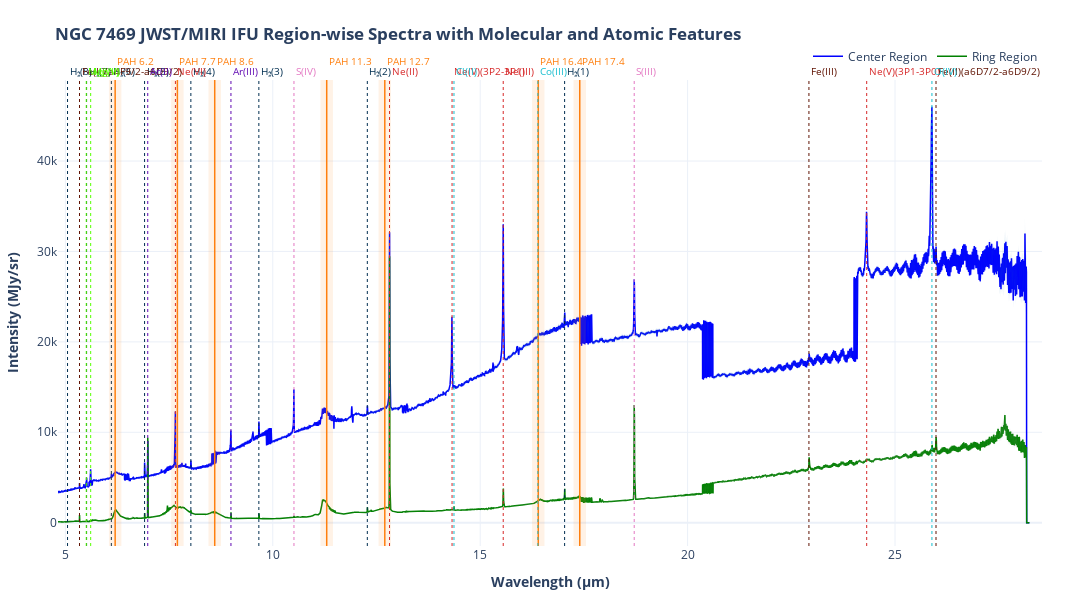

The notebook cell saved with this chart:
### Markdown cell above
### 📈 Plotting the spectral lines:

### Code cell
import plotly.graph_objects as go
import numpy as np

# Initialize figure
fig = go.Figure(layout=dict(
    width=1280,
    height=600,
    template='plotly_white'
))

colors = ['blue', 'green', 'orange', 'purple', 'red']  # Add more if needed

# Plot region-wise spectrum and error bands
for idx, (region_name, data) in enumerate(region_spectra.items()):
    wavelength = np.array(data["wavelength"])
    spectrum = np.array(data["spectrum"])
    error = np.array(data["error"])

    # Add spectrum line
    fig.add_trace(go.Scatter(
        x=wavelength,
        y=spectrum,
        mode='lines',
        line=dict(color=colors[idx % len(colors)], width=1.5),
        name=region_name,
        hovertemplate='λ: %{x:.3f} μm<br>Intensity: %{y:.2f} MJy/sr<extra></extra>'
    ))

    # Add uncertainty band
    fig.add_trace(go.Scatter(
        x=np.concatenate([wavelength, wavelength[::-1]]),
        y=np.concatenate([spectrum + error, (spectrum - error)[::-1]]),
        fill='toself',
        fillcolor='rgba(31, 119, 180, 0.2)' if colors[idx % len(colors)] == 'blue' else 'rgba(150, 150, 150, 0.2)',
        line=dict(color='rgba(255,255,255,0)'),
        hoverinfo='skip',
        name=f'{region_name} Uncertainty',
        showlegend=False
    ))

# Define features
features = {
    'PAHs': {'PAH 6.2': 6.2, 'PAH 7.7': 7.7, 'PAH 8.6': 8.6, 'PAH 11.3': 11.3, 'PAH 12.7': 12.7, 'PAH 16.4': 16.4, 'PAH 17.4': 17.4,},
    'H₂': {'H₂(1)': 17.035, 'H₂(2)': 12.279, 'H₂(3)': 9.664, 'H₂(4)': 8.025, 'H₂(5)': 6.909, 'H₂(6)': 6.108, 'H₂(7)': 5.511, 'H₂(8)': 5.052 },
    'Neon': {'Ne(II)': 12.81354, 'Ne(III)': 15.55505, 'Ne(V)(3P2-3P1)': 14.32168, 'Ne(V)(3P1-3P0)': 24.3175, 'Ne(VI)': 7.6524,},
    'Iron': {'Fe(III)': 22.925, 'Fe(II)(a6D7/2-a6D9/2)': 25.98839, 'Fe(II)(a4F9/2-a6D9/2)': 5.340169,},
    'Suphur': {'S(III)': 18.71303, 'S(IV)': 10.51049,},
    'Argon': {'Ar(II)': 6.985274, 'Ar(III)': 8.99138,},
    'Magnesium': {'Mg(V)': 5.6098, 'Mg(VII)': 5.5033,},
    'Other': {'Cl(II)': 14.3678, 'O(IV)': 25.8903, 'Co(III)': 16.391,},
}

# Feature line colors
colors_features = {
    'PAHs': '#FF7F0E',
    'H₂': "#002E50",
    'Neon': "#D62728",
    'Iron': "#601303",
    'Suphur': '#E377C2',
    'Argon': "#6009B2",
    'Magnesium': '#56FF01',
    'Other': '#17BECF',
}

# Add vertical lines and annotations
for category, lines in features.items():
    for name, wl in lines.items():
        fig.add_vline(
            x=wl,
            line=dict(
                color=colors_features[category],
                width=1.5 if category == 'PAHs' else 1,
                dash='solid' if category == 'PAHs' else 'dot'
            ),
            annotation=dict(
                text=name,
                yanchor='bottom',
                font=dict(size=10, color=colors_features[category]),
                yshift=10 if category == 'PAHs' else 0
            )
        )

# Highlight PAH bands as shaded regions
for wl in [6.2, 7.7, 8.6, 11.3, 12.7, 16.4, 17.4]:
    fig.add_vrect(
        x0=wl - 0.15, x1=wl + 0.15,
        fillcolor=colors_features['PAHs'],
        opacity=0.1,
        line_width=0
    )

# Final layout
fig.update_layout(
    title='<b>NGC 7469 JWST/MIRI IFU Region-wise Spectra with Molecular and Atomic Features</b>',
    xaxis_title='<b>Wavelength (μm)</b>',
    yaxis_title='<b>Intensity (MJy/sr)</b>',
    hovermode='x unified',
    legend=dict(
        orientation='h',
        yanchor='bottom',
        y=1.02,
        xanchor='right',
        x=1
    ),
    margin=dict(l=50, r=50, b=50, t=80)
)

# Show figure
fig.show()

### Figure 1 — Plotly figure (JSON) as saved in the notebook; plotly's stock layout.template omitted (floating-point values rounded to 4 significant figures; data arrays with more than 128 entries replaced by an {"elided": "..."} marker saying what was removed)
{"data": [{"hovertemplate": "λ: %{x:.3f} μm<br>Intensity: %{y:.2f} MJy/sr<extra></extra>", "line": {"color": "blue", "width": 1.5}, "mode": "lines", "name": "Center Region", "type": "scatter", "x": {"elided": "11637 float values"}, "y": {"elided": "11637 float values"}}, {"fill": "toself", "fillcolor": "rgba(31, 119, 180, 0.2)", "hoverinfo": "skip", "line": {"color": "rgba(255,255,255,0)"}, "name": "Center Region Uncertainty", "showlegend": false, "type": "scatter", "x": {"elided": "23274 float values"}, "y": {"elided": "23274 float values"}}, {"hovertemplate": "λ: %{x:.3f} μm<br>Intensity: %{y:.2f} MJy/sr<extra></extra>", "line": {"color": "green", "width": 1.5}, "mode": "lines", "name": "Ring Region", "type": "scatter", "x": {"elided": "11637 float values"}, "y": {"elided": "11637 float values"}}, {"fill": "toself", "fillcolor": "rgba(150, 150, 150, 0.2)", "hoverinfo": "skip", "line": {"color": "rgba(255,255,255,0)"}, "name": "Ring Region Uncertainty", "showlegend": false, "type": "scatter", "x": {"elided": "23274 float values"}, "y": {"elided": "23274 float values"}}], "layout": {"annotations": [{"font": {"color": "#FF7F0E", "size": 10}, "showarrow": false, "text": "PAH 6.2", "x": 6.2, "xanchor": "left", "xref": "x", "y": 1, "yanchor": "bottom", "yref": "y domain", "yshift": 10}, {"font": {"color": "#FF7F0E", "size": 10}, "showarrow": false, "text": "PAH 7.7", "x": 7.7, "xanchor": "left", "xref": "x", "y": 1, "yanchor": "bottom", "yref": "y domain", "yshift": 10}, {"font": {"color": "#FF7F0E", "size": 10}, "showarrow": false, "text": "PAH 8.6", "x": 8.6, "xanchor": "left", "xref": "x", "y": 1, "yanchor": "bottom", "yref": "y domain", "yshift": 10}, {"font": {"color": "#FF7F0E", "size": 10}, "showarrow": false, "text": "PAH 11.3", "x": 11.3, "xanchor": "left", "xref": "x", "y": 1, "yanchor": "bottom", "yref": "y domain", "yshift": 10}, {"font": {"color": "#FF7F0E", "size": 10}, "showarrow": false, "text": "PAH 12.7", "x": 12.7, "xanchor": "left", "xref": "x", "y": 1, "yanchor": "bottom", "yref": "y domain", "yshift": 10}, {"font": {"color": "#FF7F0E", "size": 10}, "showarrow": false, "text": "PAH 16.4", "x": 16.4, "xanchor": "left", "xref": "x", "y": 1, "yanchor": "bottom", "yref": "y domain", "yshift": 10}, {"font": {"color": "#FF7F0E", "size": 10}, "showarrow": false, "text": "PAH 17.4", "x": 17.4, "xanchor": "left", "xref": "x", "y": 1, "yanchor": "bottom", "yref": "y domain", "yshift": 10}, {"font": {"color": "#002E50", "size": 10}, "showarrow": false, "text": "H₂(1)", "x": 17.04, "xanchor": "left", "xref": "x", "y": 1, "yanchor": "bottom", "yref": "y domain", "yshift": 0}, {"font": {"color": "#002E50", "size": 10}, "showarrow": false, "text": "H₂(2)", "x": 12.28, "xanchor": "left", "xref": "x", "y": 1, "yanchor": "bottom", "yref": "y domain", "yshift": 0}, {"font": {"color": "#002E50", "size": 10}, "showarrow": false, "text": "H₂(3)", "x": 9.664, "xanchor": "left", "xref": "x", "y": 1, "yanchor": "bottom", "yref": "y domain", "yshift": 0}, {"font": {"color": "#002E50", "size": 10}, "showarrow": false, "text": "H₂(4)", "x": 8.025, "xanchor": "left", "xref": "x", "y": 1, "yanchor": "bottom", "yref": "y domain", "yshift": 0}, {"font": {"color": "#002E50", "size": 10}, "showarrow": false, "text": "H₂(5)", "x": 6.909, "xanchor": "left", "xref": "x", "y": 1, "yanchor": "bottom", "yref": "y domain", "yshift": 0}, {"font": {"color": "#002E50", "size": 10}, "showarrow": false, "text": "H₂(6)", "x": 6.108, "xanchor": "left", "xref": "x", "y": 1, "yanchor": "bottom", "yref": "y domain", "yshift": 0}, {"font": {"color": "#002E50", "size": 10}, "showarrow": false, "text": "H₂(7)", "x": 5.511, "xanchor": "left", "xref": "x", "y": 1, "yanchor": "bottom", "yref": "y domain", "yshift": 0}, {"font": {"color": "#002E50", "size": 10}, "showarrow": false, "text": "H₂(8)", "x": 5.052, "xanchor": "left", "xref": "x", "y": 1, "yanchor": "bottom", "yref": "y domain", "yshift": 0}, {"font": {"color": "#D62728", "size": 10}, "showarrow": false, "text": "Ne(II)", "x": 12.81, "xanchor": "left", "xref": "x", "y": 1, "yanchor": "bottom", "yref": "y domain", "yshift": 0}, {"font": {"color": "#D62728", "size": 10}, "showarrow": false, "text": "Ne(III)", "x": 15.56, "xanchor": "left", "xref": "x", "y": 1, "yanchor": "bottom", "yref": "y domain", "yshift": 0}, {"font": {"color": "#D62728", "size": 10}, "showarrow": false, "text": "Ne(V)(3P2-3P1)", "x": 14.32, "xanchor": "left", "xref": "x", "y": 1, "yanchor": "bottom", "yref": "y domain", "yshift": 0}, {"font": {"color": "#D62728", "size": 10}, "showarrow": false, "text": "Ne(V)(3P1-3P0)", "x": 24.32, "xanchor": "left", "xref": "x", "y": 1, "yanchor": "bottom", "yref": "y domain", "yshift": 0}, {"font": {"color": "#D62728", "size": 10}, "showarrow": false, "text": "Ne(VI)", "x": 7.652, "xanchor": "left", "xref": "x", "y": 1, "yanchor": "bottom", "yref": "y domain", "yshift": 0}, {"font": {"color": "#601303", "size": 10}, "showarrow": false, "text": "Fe(III)", "x": 22.93, "xanchor": "left", "xref": "x", "y": 1, "yanchor": "bottom", "yref": "y domain", "yshift": 0}, {"font": {"color": "#601303", "size": 10}, "showarrow": false, "text": "Fe(II)(a6D7/2-a6D9/2)", "x": 25.99, "xanchor": "left", "xref": "x", "y": 1, "yanchor": "bottom", "yref": "y domain", "yshift": 0}, {"font": {"color": "#601303", "size": 10}, "showarrow": false, "text": "Fe(II)(a4F9/2-a6D9/2)", "x": 5.34, "xanchor": "left", "xref": "x", "y": 1, "yanchor": "bottom", "yref": "y domain", "yshift": 0}, {"font": {"color": "#E377C2", "size": 10}, "showarrow": false, "text": "S(III)", "x": 18.71, "xanchor": "left", "xref": "x", "y": 1, "yanchor": "bottom", "yref": "y domain", "yshift": 0}, {"font": {"color": "#E377C2", "size": 10}, "showarrow": false, "text": "S(IV)", "x": 10.51, "xanchor": "left", "xref": "x", "y": 1, "yanchor": "bottom", "yref": "y domain", "yshift": 0}, {"font": {"color": "#6009B2", "size": 10}, "showarrow": false, "text": "Ar(II)", "x": 6.985, "xanchor": "left", "xref": "x", "y": 1, "yanchor": "bottom", "yref": "y domain", "yshift": 0}, {"font": {"color": "#6009B2", "size": 10}, "showarrow": false, "text": "Ar(III)", "x": 8.991, "xanchor": "left", "xref": "x", "y": 1, "yanchor": "bottom", "yref": "y domain", "yshift": 0}, {"font": {"color": "#56FF01", "size": 10}, "showarrow": false, "text": "Mg(V)", "x": 5.61, "xanchor": "left", "xref": "x", "y": 1, "yanchor": "bottom", "yref": "y domain", "yshift": 0}, {"font": {"color": "#56FF01", "size": 10}, "showarrow": false, "text": "Mg(VII)", "x": 5.503, "xanchor": "left", "xref": "x", "y": 1, "yanchor": "bottom", "yref": "y domain", "yshift": 0}, {"font": {"color": "#17BECF", "size": 10}, "showarrow": false, "text": "Cl(II)", "x": 14.37, "xanchor": "left", "xref": "x", "y": 1, "yanchor": "bottom", "yref": "y domain", "yshift": 0}, {"font": {"color": "#17BECF", "size": 10}, "showarrow": false, "text": "O(IV)", "x": 25.89, "xanchor": "left", "xref": "x", "y": 1, "yanchor": "bottom", "yref": "y domain", "yshift": 0}, {"font": {"color": "#17BECF", "size": 10}, "showarrow": false, "text": "Co(III)", "x": 16.39, "xanchor": "left", "xref": "x", "y": 1, "yanchor": "bottom", "yref": "y domain", "yshift": 0}], "height": 600, "hovermode": "x unified", "legend": {"orientation": "h", "x": 1, "xanchor": "right", "y": 1.02, "yanchor": "bottom"}, "margin": {"b": 50, "l": 50, "r": 50, "t": 80}, "shapes": [{"line": {"color": "#FF7F0E", "dash": "solid", "width": 1.5}, "type": "line", "x0": 6.2, "x1": 6.2, "xref": "x", "y0": 0, "y1": 1, "yref": "y domain"}, {"line": {"color": "#FF7F0E", "dash": "solid", "width": 1.5}, "type": "line", "x0": 7.7, "x1": 7.7, "xref": "x", "y0": 0, "y1": 1, "yref": "y domain"}, {"line": {"color": "#FF7F0E", "dash": "solid", "width": 1.5}, "type": "line", "x0": 8.6, "x1": 8.6, "xref": "x", "y0": 0, "y1": 1, "yref": "y domain"}, {"line": {"color": "#FF7F0E", "dash": "solid", "width": 1.5}, "type": "line", "x0": 11.3, "x1": 11.3, "xref": "x", "y0": 0, "y1": 1, "yref": "y domain"}, {"line": {"color": "#FF7F0E", "dash": "solid", "width": 1.5}, "type": "line", "x0": 12.7, "x1": 12.7, "xref": "x", "y0": 0, "y1": 1, "yref": "y domain"}, {"line": {"color": "#FF7F0E", "dash": "solid", "width": 1.5}, "type": "line", "x0": 16.4, "x1": 16.4, "xref": "x", "y0": 0, "y1": 1, "yref": "y domain"}, {"line": {"color": "#FF7F0E", "dash": "solid", "width": 1.5}, "type": "line", "x0": 17.4, "x1": 17.4, "xref": "x", "y0": 0, "y1": 1, "yref": "y domain"}, {"line": {"color": "#002E50", "dash": "dot", "width": 1}, "type": "line", "x0": 17.04, "x1": 17.04, "xref": "x", "y0": 0, "y1": 1, "yref": "y domain"}, {"line": {"color": "#002E50", "dash": "dot", "width": 1}, "type": "line", "x0": 12.28, "x1": 12.28, "xref": "x", "y0": 0, "y1": 1, "yref": "y domain"}, {"line": {"color": "#002E50", "dash": "dot", "width": 1}, "type": "line", "x0": 9.664, "x1": 9.664, "xref": "x", "y0": 0, "y1": 1, "yref": "y domain"}, {"line": {"color": "#002E50", "dash": "dot", "width": 1}, "type": "line", "x0": 8.025, "x1": 8.025, "xref": "x", "y0": 0, "y1": 1, "yref": "y domain"}, {"line": {"color": "#002E50", "dash": "dot", "width": 1}, "type": "line", "x0": 6.909, "x1": 6.909, "xref": "x", "y0": 0, "y1": 1, "yref": "y domain"}, {"line": {"color": "#002E50", "dash": "dot", "width": 1}, "type": "line", "x0": 6.108, "x1": 6.108, "xref": "x", "y0": 0, "y1": 1, "yref": "y domain"}, {"line": {"color": "#002E50", "dash": "dot", "width": 1}, "type": "line", "x0": 5.511, "x1": 5.511, "xref": "x", "y0": 0, "y1": 1, "yref": "y domain"}, {"line": {"color": "#002E50", "dash": "dot", "width": 1}, "type": "line", "x0": 5.052, "x1": 5.052, "xref": "x", "y0": 0, "y1": 1, "yref": "y domain"}, {"line": {"color": "#D62728", "dash": "dot", "width": 1}, "type": "line", "x0": 12.81, "x1": 12.81, "xref": "x", "y0": 0, "y1": 1, "yref": "y domain"}, {"line": {"color": "#D62728", "dash": "dot", "width": 1}, "type": "line", "x0": 15.56, "x1": 15.56, "xref": "x", "y0": 0, "y1": 1, "yref": "y domain"}, {"line": {"color": "#D62728", "dash": "dot", "width": 1}, "type": "line", "x0": 14.32, "x1": 14.32, "xref": "x", "y0": 0, "y1": 1, "yref": "y domain"}, {"line": {"color": "#D62728", "dash": "dot", "width": 1}, "type": "line", "x0": 24.32, "x1": 24.32, "xref": "x", "y0": 0, "y1": 1, "yref": "y domain"}, {"line": {"color": "#D62728", "dash": "dot", "width": 1}, "type": "line", "x0": 7.652, "x1": 7.652, "xref": "x", "y0": 0, "y1": 1, "yref": "y domain"}, {"line": {"color": "#601303", "dash": "dot", "width": 1}, "type": "line", "x0": 22.93, "x1": 22.93, "xref": "x", "y0": 0, "y1": 1, "yref": "y domain"}, {"line": {"color": "#601303", "dash": "dot", "width": 1}, "type": "line", "x0": 25.99, "x1": 25.99, "xref": "x", "y0": 0, "y1": 1, "yref": "y domain"}, {"line": {"color": "#601303", "dash": "dot", "width": 1}, "type": "line", "x0": 5.34, "x1": 5.34, "xref": "x", "y0": 0, "y1": 1, "yref": "y domain"}, {"line": {"color": "#E377C2", "dash": "dot", "width": 1}, "type": "line", "x0": 18.71, "x1": 18.71, "xref": "x", "y0": 0, "y1": 1, "yref": "y domain"}, {"line": {"color": "#E377C2", "dash": "dot", "width": 1}, "type": "line", "x0": 10.51, "x1": 10.51, "xref": "x", "y0": 0, "y1": 1, "yref": "y domain"}, {"line": {"color": "#6009B2", "dash": "dot", "width": 1}, "type": "line", "x0": 6.985, "x1": 6.985, "xref": "x", "y0": 0, "y1": 1, "yref": "y domain"}, {"line": {"color": "#6009B2", "dash": "dot", "width": 1}, "type": "line", "x0": 8.991, "x1": 8.991, "xref": "x", "y0": 0, "y1": 1, "yref": "y domain"}, {"line": {"color": "#56FF01", "dash": "dot", "width": 1}, "type": "line", "x0": 5.61, "x1": 5.61, "xref": "x", "y0": 0, "y1": 1, "yref": "y domain"}, {"line": {"color": "#56FF01", "dash": "dot", "width": 1}, "type": "line", "x0": 5.503, "x1": 5.503, "xref": "x", "y0": 0, "y1": 1, "yref": "y domain"}, {"line": {"color": "#17BECF", "dash": "dot", "width": 1}, "type": "line", "x0": 14.37, "x1": 14.37, "xref": "x", "y0": 0, "y1": 1, "yref": "y domain"}, {"line": {"color": "#17BECF", "dash": "dot", "width": 1}, "type": "line", "x0": 25.89, "x1": 25.89, "xref": "x", "y0": 0, "y1": 1, "yref": "y domain"}, {"line": {"color": "#17BECF", "dash": "dot", "width": 1}, "type": "line", "x0": 16.39, "x1": 16.39, "xref": "x", "y0": 0, "y1": 1, "yref": "y domain"}, {"fillcolor": "#FF7F0E", "line": {"width": 0}, "opacity": 0.1, "type": "rect", "x0": 6.05, "x1": 6.35, "xref": "x", "y0": 0, "y1": 1, "yref": "y domain"}, {"fillcolor": "#FF7F0E", "line": {"width": 0}, "opacity": 0.1, "type": "rect", "x0": 7.55, "x1": 7.85, "xref": "x", "y0": 0, "y1": 1, "yref": "y domain"}, {"fillcolor": "#FF7F0E", "line": {"width": 0}, "opacity": 0.1, "type": "rect", "x0": 8.45, "x1": 8.75, "xref": "x", "y0": 0, "y1": 1, "yref": "y domain"}, {"fillcolor": "#FF7F0E", "line": {"width": 0}, "opacity": 0.1, "type": "rect", "x0": 11.15, "x1": 11.45, "xref": "x", "y0": 0, "y1": 1, "yref": "y domain"}, {"fillcolor": "#FF7F0E", "line": {"width": 0}, "opacity": 0.1, "type": "rect", "x0": 12.55, "x1": 12.85, "xref": "x", "y0": 0, "y1": 1, "yref": "y domain"}, {"fillcolor": "#FF7F0E", "line": {"width": 0}, "opacity": 0.1, "type": "rect", "x0": 16.25, "x1": 16.55, "xref": "x", "y0": 0, "y1": 1, "yref": "y domain"}, {"fillcolor": "#FF7F0E", "line": {"width": 0}, "opacity": 0.1, "type": "rect", "x0": 17.25, "x1": 17.55, "xref": "x", "y0": 0, "y1": 1, "yref": "y domain"}], "title": {"text": "<b>NGC 7469 JWST/MIRI IFU Region-wise Spectra with Molecular and Atomic Features</b>"}, "width": 1280, "xaxis": {"title": {"text": "<b>Wavelength (μm)</b>"}}, "yaxis": {"title": {"text": "<b>Intensity (MJy/sr)</b>"}}}}
